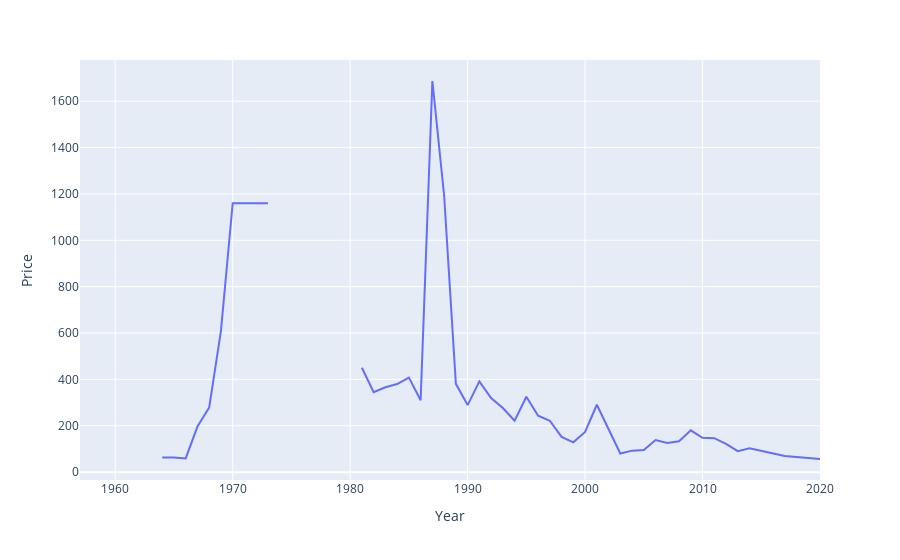

The notebook cell saved with this chart:
### Markdown cell above
# How has the Launch Price varied Over Time? 

Create a line chart that shows the average price of rocket launches over time.

### Code cell
price_overtime = cleaned_data.groupby('Year',as_index=False).agg({"Price": pd.Series.mean})
line = px.line(
    price_overtime,
    'Year',
    'Price'
)
line.show()

### Figure 1 — Plotly figure (JSON) as saved in the notebook; plotly's stock layout.template omitted (floating-point values rounded to 4 significant figures)
{"data": [{"hovertemplate": "Year=%{x}<br>Price=%{y}<extra></extra>", "legendgroup": "", "line": {"color": "#636efa", "dash": "solid"}, "marker": {"symbol": "circle"}, "mode": "lines", "name": "", "orientation": "v", "showlegend": false, "type": "scatter", "x": [1957, 1958, 1959, 1960, 1961, 1962, 1963, 1964, 1965, 1966, 1967, 1968, 1969, 1970, 1971, 1972, 1973, 1974, 1975, 1976, 1977, 1978, 1979, 1980, 1981, 1982, 1983, 1984, 1985, 1986, 1987, 1988, 1989, 1990, 1991, 1992, 1993, 1994, 1995, 1996, 1997, 1998, 1999, 2000, 2001, 2002, 2003, 2004, 2005, 2006, 2007, 2008, 2009, 2010, 2011, 2012, 2013, 2014, 2015, 2016, 2017, 2018, 2019, 2020], "xaxis": "x", "y": [null, null, null, null, null, null, null, 63.23, 63.23, 59, 196.6, 279.2, 609.5, 1160, 1160, 1160, 1160, null, null, null, null, null, null, null, 450, 345.2, 366.2, 380.1, 408.1, 310.3, 1687.0, 1193.0, 380.8, 289.1, 391.4, 319.3, 276.7, 221.5, 325, 243.2, 221.7, 152.1, 128.5, 173.1, 290.7, 185.6, 80.51, 92.74, 95.79, 138.6, 125.7, 133.5, 180.3, 148.4, 146.6, 122.3, 90.55, 102.6, 91.55, 79.46, 69.49, 64.75, 59.61, 56.65], "yaxis": "y"}], "layout": {"legend": {"tracegroupgap": 0}, "margin": {"t": 60}, "xaxis": {"anchor": "y", "domain": [0, 1], "title": {"text": "Year"}}, "yaxis": {"anchor": "x", "domain": [0, 1], "title": {"text": "Price"}}}}
